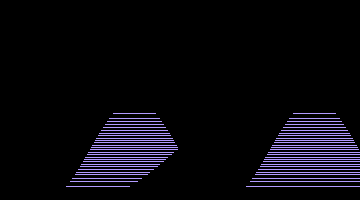
Frame 1 (no input)
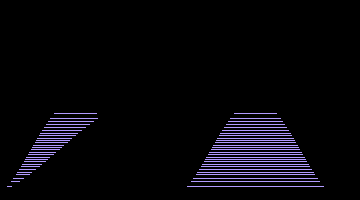
Frame 60 (the mouse pressed at the canvas centre just before this capture)
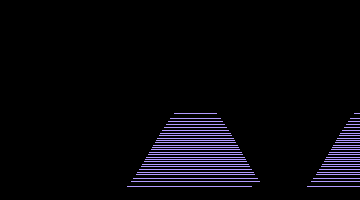
Frame 120 (the mouse held since frame 60 and released just before this capture)

The Processing sketch that drew these frames (run headless with seeded random() and noise(); from frame 60 on, the mouse is pressed at the canvas centre):

// Processing sketch: processing_14105
// ── processing_14105.pde

void setup() {

 
  size(360,200);
colorMode(HSB);
}
void draw() {
 background(0);
  for(int x=0; x<360;x=x+1) {
 float y=sin(radians(x+frameCount)*2)*50+150;
 fill(180,100,255);
 rect(x,0,x,y);
  
}

println (frameCount);

}
